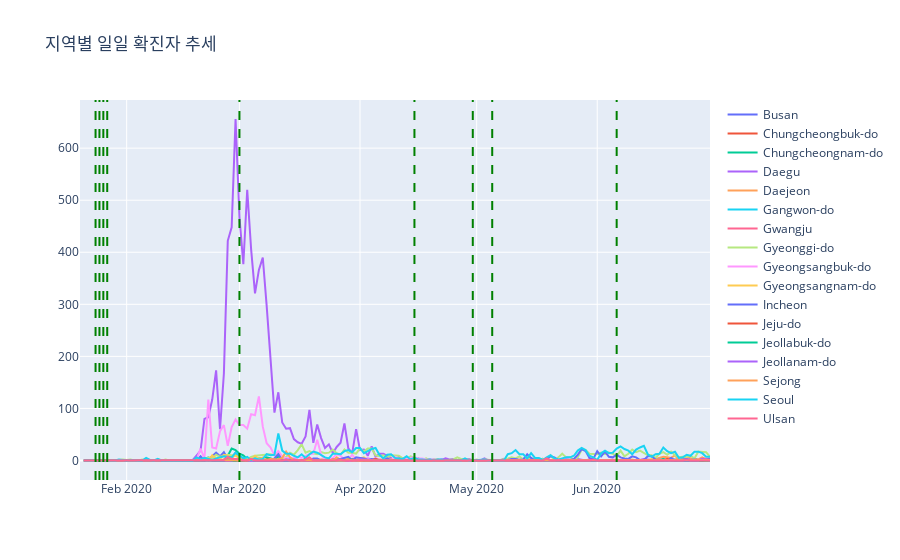

This figure's notebook cell:
### Markdown cell above
## 지역별 일일 확진자 추세

### Code cell
fig = go.Figure()

for p in tp['province'].unique():
    tp_ = tp[tp['province']==p]
    fig.add_trace(
        go.Scatter(
            x=tp_['date'], y=tp_['daily_confirmed'], name=p
        )
    )
    
for h in holiday: 
    fig.add_vline(x=h, line_dash="dash", line_color="green")
    
fig.update_layout({'title': {'text': '지역별 일일 확진자 추세'}})

fig.show()

### Figure 1 — Plotly figure (JSON) as saved in the notebook; plotly's stock layout.template omitted (floating-point values rounded to 4 significant figures; data arrays with more than 128 entries replaced by an {"elided": "..."} marker saying what was removed)
{"data": [{"name": "Busan", "type": "scatter", "x": {"elided": "163 str values"}, "y": {"elided": "163 int values"}}, {"name": "Chungcheongbuk-do", "type": "scatter", "x": {"elided": "163 str values"}, "y": {"elided": "163 int values"}}, {"name": "Chungcheongnam-do", "type": "scatter", "x": {"elided": "163 str values"}, "y": {"elided": "163 int values"}}, {"name": "Daegu", "type": "scatter", "x": {"elided": "163 str values"}, "y": {"elided": "163 int values"}}, {"name": "Daejeon", "type": "scatter", "x": {"elided": "163 str values"}, "y": {"elided": "163 int values"}}, {"name": "Gangwon-do", "type": "scatter", "x": {"elided": "163 str values"}, "y": {"elided": "163 int values"}}, {"name": "Gwangju", "type": "scatter", "x": {"elided": "163 str values"}, "y": {"elided": "163 int values"}}, {"name": "Gyeonggi-do", "type": "scatter", "x": {"elided": "163 str values"}, "y": {"elided": "163 int values"}}, {"name": "Gyeongsangbuk-do", "type": "scatter", "x": {"elided": "163 str values"}, "y": {"elided": "163 int values"}}, {"name": "Gyeongsangnam-do", "type": "scatter", "x": {"elided": "163 str values"}, "y": {"elided": "163 int values"}}, {"name": "Incheon", "type": "scatter", "x": {"elided": "163 str values"}, "y": {"elided": "163 int values"}}, {"name": "Jeju-do", "type": "scatter", "x": {"elided": "163 str values"}, "y": {"elided": "163 int values"}}, {"name": "Jeollabuk-do", "type": "scatter", "x": {"elided": "163 str values"}, "y": {"elided": "163 int values"}}, {"name": "Jeollanam-do", "type": "scatter", "x": {"elided": "163 str values"}, "y": {"elided": "163 int values"}}, {"name": "Sejong", "type": "scatter", "x": {"elided": "163 str values"}, "y": {"elided": "163 int values"}}, {"name": "Seoul", "type": "scatter", "x": {"elided": "163 str values"}, "y": {"elided": "163 int values"}}, {"name": "Ulsan", "type": "scatter", "x": {"elided": "163 str values"}, "y": {"elided": "163 int values"}}], "layout": {"shapes": [{"line": {"color": "green", "dash": "dash"}, "type": "line", "x0": "2020-01-24", "x1": "2020-01-24", "xref": "x", "y0": 0, "y1": 1, "yref": "y domain"}, {"line": {"color": "green", "dash": "dash"}, "type": "line", "x0": "2020-01-25", "x1": "2020-01-25", "xref": "x", "y0": 0, "y1": 1, "yref": "y domain"}, {"line": {"color": "green", "dash": "dash"}, "type": "line", "x0": "2020-01-26", "x1": "2020-01-26", "xref": "x", "y0": 0, "y1": 1, "yref": "y domain"}, {"line": {"color": "green", "dash": "dash"}, "type": "line", "x0": "2020-01-27", "x1": "2020-01-27", "xref": "x", "y0": 0, "y1": 1, "yref": "y domain"}, {"line": {"color": "green", "dash": "dash"}, "type": "line", "x0": "2020-03-01", "x1": "2020-03-01", "xref": "x", "y0": 0, "y1": 1, "yref": "y domain"}, {"line": {"color": "green", "dash": "dash"}, "type": "line", "x0": "2020-04-15", "x1": "2020-04-15", "xref": "x", "y0": 0, "y1": 1, "yref": "y domain"}, {"line": {"color": "green", "dash": "dash"}, "type": "line", "x0": "2020-04-30", "x1": "2020-04-30", "xref": "x", "y0": 0, "y1": 1, "yref": "y domain"}, {"line": {"color": "green", "dash": "dash"}, "type": "line", "x0": "2020-05-05", "x1": "2020-05-05", "xref": "x", "y0": 0, "y1": 1, "yref": "y domain"}, {"line": {"color": "green", "dash": "dash"}, "type": "line", "x0": "2020-06-06", "x1": "2020-06-06", "xref": "x", "y0": 0, "y1": 1, "yref": "y domain"}], "title": {"text": "지역별 일일 확진자 추세"}}}
